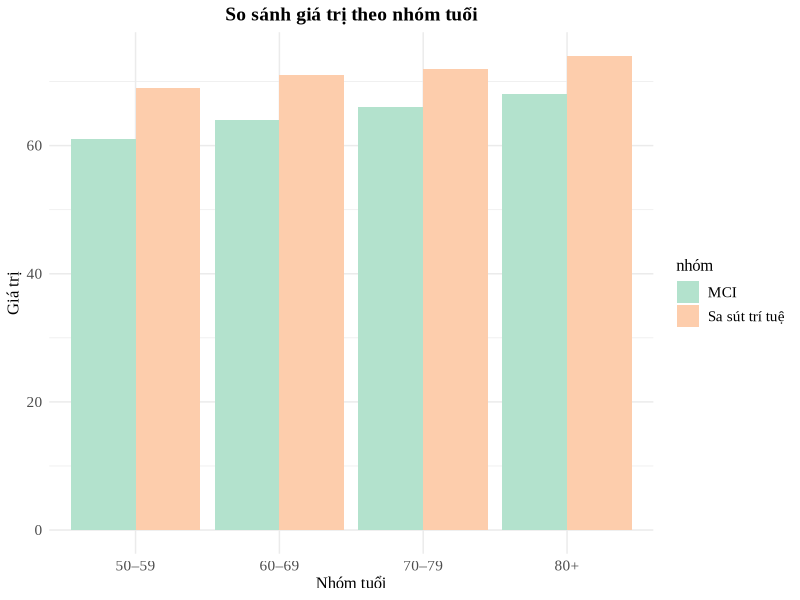

The R script that drew this image:
## ---- chunk 1
library(flextable)
library(magrittr)
library(officer)
library(glue)
library(ggplot2)
library(scales)

# Thiết lập locale tiếng Việt phù hợp hệ điều hành
if (.Platform$OS.type == "windows") {
  Sys.setlocale("LC_ALL", "Vietnamese")
} else {
  Sys.setlocale("LC_NUMERIC", "vi_VN.UTF-8")
}

options(
  ggplot2.continuous.labels = scales::label_number(decimal.mark = ",", big.mark = ".")
)

# Định dạng theme + font + màu mặc định cho ggplot2
theme_set(
  theme_minimal(base_family = "Times New Roman") +
    theme(
      text = element_text(family = "Times New Roman"),
      plot.title = element_text(hjust = 0.5, face = "bold", size = 14),
      axis.title = element_text(size = 12),
      axis.text = element_text(size = 11),
      legend.title = element_text(size = 12),
      legend.text = element_text(size = 11),
      strip.text = element_text(size = 12)
    )
)

# Định dạng màu mặc định
scale_color_discrete <- function(...) scale_color_brewer(palette = "Set1", ...)
scale_fill_discrete  <- function(...) scale_fill_brewer(palette = "Pastel2", ...)

# Hàm inline format số
vn_format <- function(x, digits = 1) {
  format(round(x, digits), decimal.mark = ",", big.mark = ".", nsmall = digits)
}

# Hàm tạo flextable định dạng tiếng Việt
ft_vn <- function(df, ...) {
  flextable(df) %>%
    colformat_num(decimal.mark = ",", big.mark = ".", na_str = "-") %>%
    autofit() %>%
    set_table_properties(width = 1, layout = "autofit", ...)
}
## ---- chunk 2
# Ví dụ minh họa biểu đồ ggplot2 dùng theme & màu mặc định
df <- data.frame(
  nhóm = rep(c("MCI", "Sa sút trí tuệ"), each = 5),
  giá_trị = c(61, 64, 66, 67, 68, 69, 71, 72, 73, 74),
  nhóm_tuổi = rep(c("50–59", "60–69", "70–79", "80+", "80+"), 2)
)

ggplot(df, aes(x = nhóm_tuổi, y = giá_trị, fill = nhóm)) +
  geom_col(position = position_dodge()) +
  labs(
    title = "So sánh giá trị theo nhóm tuổi",
    x = "Nhóm tuổi", y = "Giá trị"
  )
